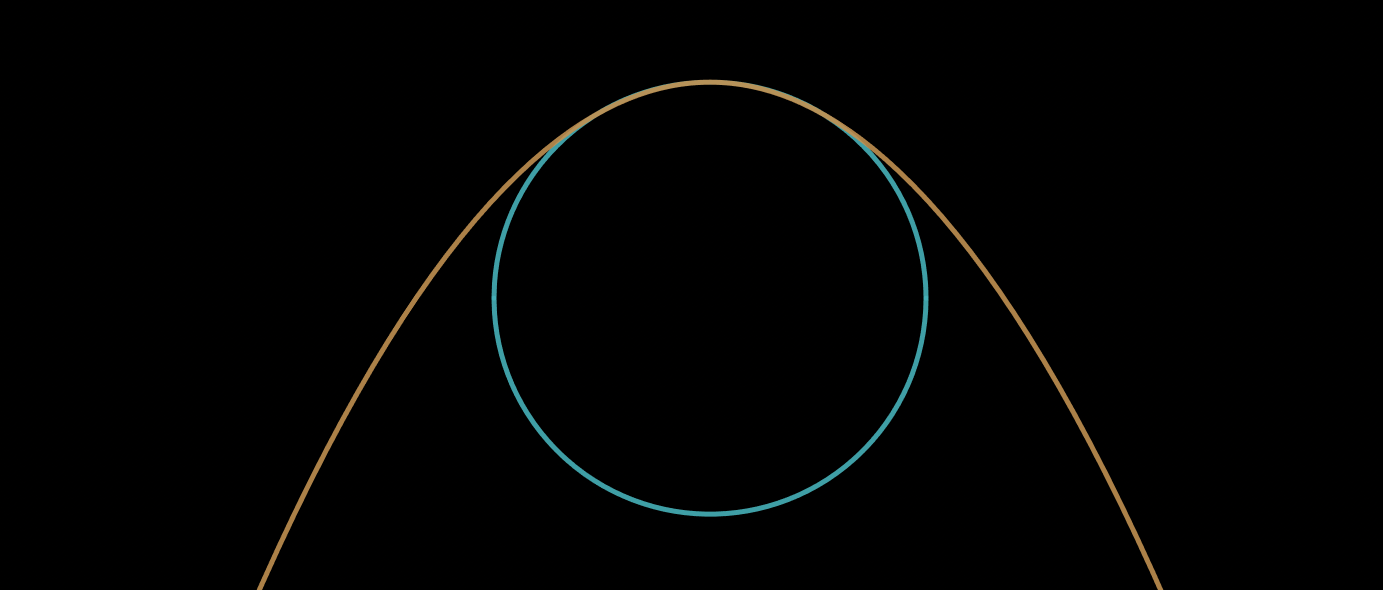
%> input picture DesmosNerveWrap.png, 2766 x 1180 px (shown at 1/2 size)
$ octave 'Circle_and _wrap_angle_measurement_maker.m'   (GNU Octave 9; MATLAB toolbox functions it lacks are replaced by stand-ins)
%> lines starting %> are read from the running program, lines starting %| are printed output that depends on the picture; in (x1, y1, x2, y2) boxes, pixels count from 0 and x2, y2 are one past the last pixel; in counts of white or black regions, pixels touching at a corner belong together; the program's own positions count from 1
clc; clear;

import =imread('DesmosNerveWrap.png');
%> import is the input picture: size 1180x2766x3 uint8; mean R, G, B 2.1, 2.3, 1.9
nerve_grayscale = im2gray(import);
BW = im2bw(nerve_grayscale);
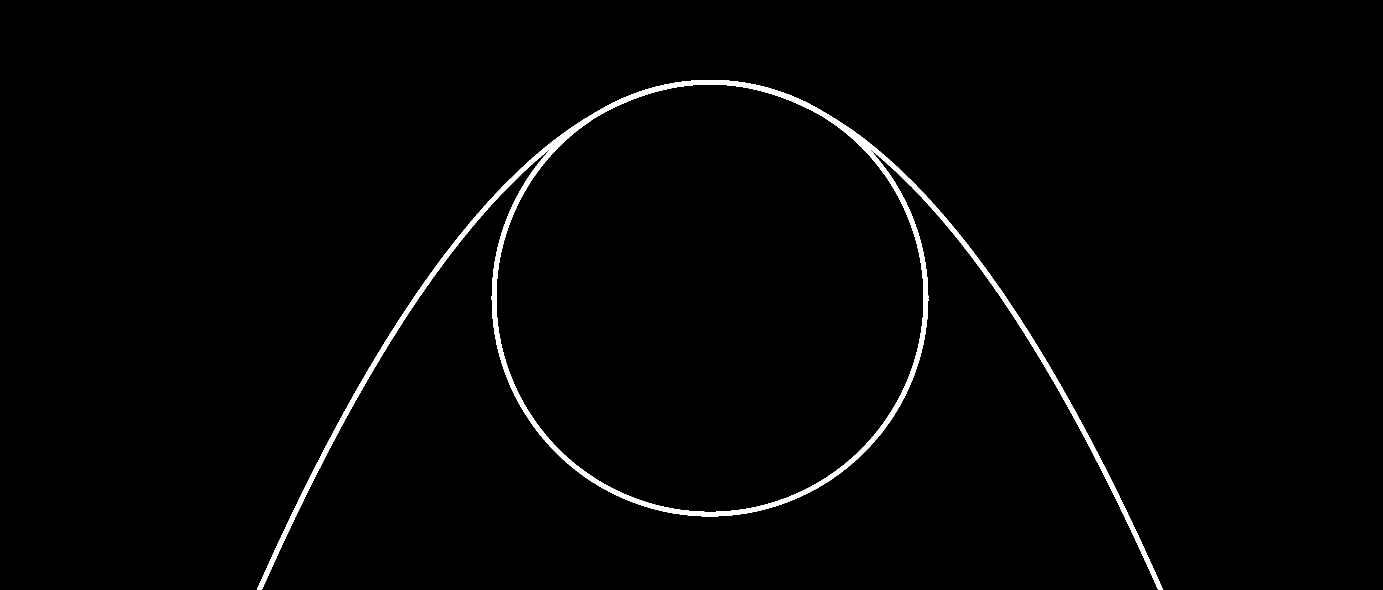
%> BW: size 1180x2766 logical (shown at 1/2 size); 1.4% white; 1 white region, box (x1, y1, x2, y2) and area: (514, 160, 2326, 1180) 46311

% Find image size and detect circular cross-section of the nerve, including radius and center data
size = size(nerve_grayscale);
%> size = [1180 2766]
[center, radius] = imfindcircles(nerve_grayscale,[300,800],"ObjectPolarity","bright","Sensitivity",0.99);
%> center = [1419.7 597.5]; radius = 436.7
x_center = center(1);
%> x_center = 1419.7
y_center = center(2);
%> y_center = 597.5
im_width = 1:1:size(2);
%> im_width = 2766 values from 1 to 2766


% Code to measure the angles for a perfect circular cross-section for
% multiple points
lineLength2 = radius;
%> lineLength2 = 436.7
angle=[90:10:440];

figure
imshow(BW);
%viscircles(center, radius,'EdgeColor','b');
hold on
axis on
plot(x_center,y_center,'ro','LineWidth',2);

% Plot a vertical line through circle's center
%plot([x_center x_center], [0 size(1)],'LineWidth',2);
%plot([0 size(2)], [y_center y_center],'LineWidth',2);

% Find top and bottom points where this vertical line intersects with
% circular cross-section
top_x = x_center;
%> top_x = 1419.7
top_y = y_center - radius;
%> top_y = 160.9
plot(top_x,top_y,'ro','LineWidth',2);
bottom_x = x_center;
%> bottom_x = 1419.7
bottom_y = y_center + radius;
%> bottom_y = 1034.2
%plot(bottom_x,bottom_y,'go','LineWidth',2);

% Plot horizontal lines that pass through these points
%plot([0 size(2)], [top_y top_y],'b','LineWidth',2);
%plot([0 size(2)], [bottom_y bottom_y],'b','LineWidth',2);


for i = 1:numel(angle)
  e = x_center + lineLength2*cosd(angle(i));
  h = y_center + lineLength2*sind(angle(i));
  x(i)= e;
  y(i) = h;
  %plot([x_center e], [y_center h]);
end
%> this loop made 36 passes
%> (e, h) on passes 1 to 12: (1419.7, 1034.2), (1343.9, 1027.6), (1270.4, 1007.9), (1201.4, 975.7), (1139, 932.1), (1085.2, 878.2), (1041.5, 815.9), (1009.4, 746.9), (989.7, 673.4), (983, 597.5), (989.7, 521.7), (1009.4, 448.2)
%> after the loop, x = 36 values, max 1856.4 at index 28, min 983 at index 10, mean 1419.7; y = 36 values, max 1034.2 at index 1, min 160.9 at index 19, mean 597.5

x_dist = x - x_center;
%> x_dist = 36 values, max 436.7 at index 28, min -436.7 at index 10, mean -3.16e-15
y_dist = (y_center+lineLength2)- y;
%> y_dist = 36 values, max 873.4 at index 19, min 0 at index 1, mean 436.7

% Find inner angle using tangent of these two distances^ and subtract that from 90
for j = 1:i
tangent(j) = x_dist(j)/y_dist(j);
angle_from_horiz(j) = 90 - atand(tangent(j));
end

hold on
for k = 1:j
    plot([x_center x(k)], [y_center-lineLength2 y(k)],"Color",[0 1 1]);

    % [5 lines of commented-out code are left out]

    if x(k) < x_center
        plot([0 x(k)], [y(k) y(k)],"Color",[0 1 1]);
    elseif x(k) == x_center
        continue
    else
        plot([x(k) size(2)], [y(k) y(k)],"Color",[0 1 1]);
    end

    hold on
    if angle_from_horiz(k) > 90
       angle_from_horiz(k) = 180 - angle_from_horiz(k);
    end
    %angle_string(k) = string(angle_from_horiz(k));
end
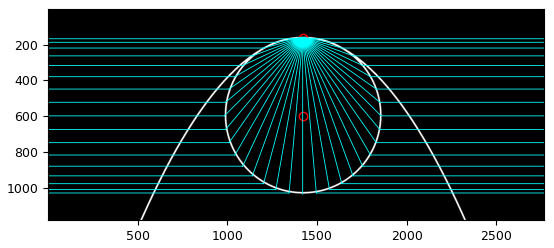
%> figure redrawn from the program's plot data
% [6 lines of commented-out code are left out]

sorted_ref_angles = sort(angle_from_horiz);
sorted_ref_angles = [sorted_ref_angles(end),sorted_ref_angles(1:end-1)];

%> (the run ends here)
